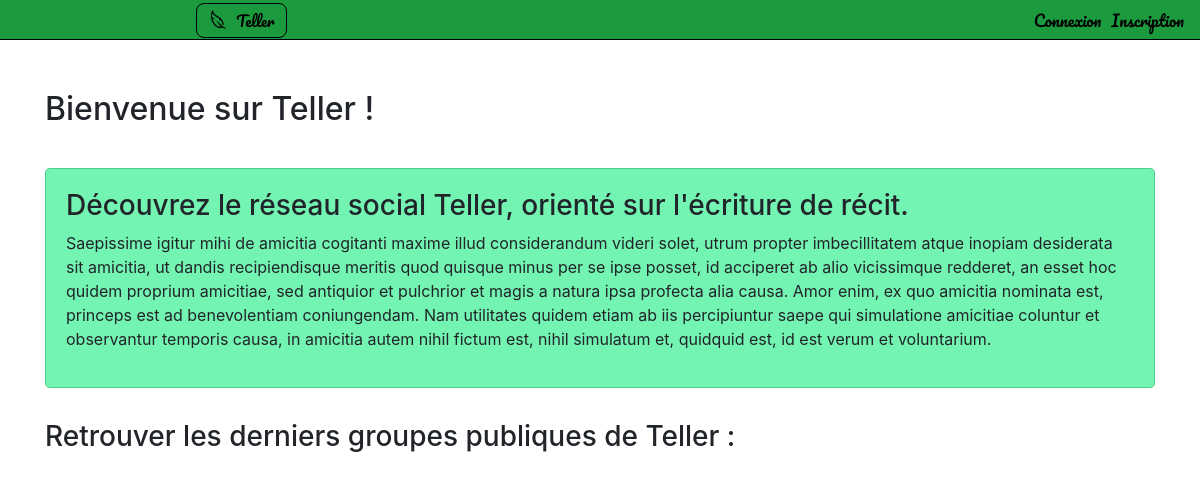
Before: / with the older database file.
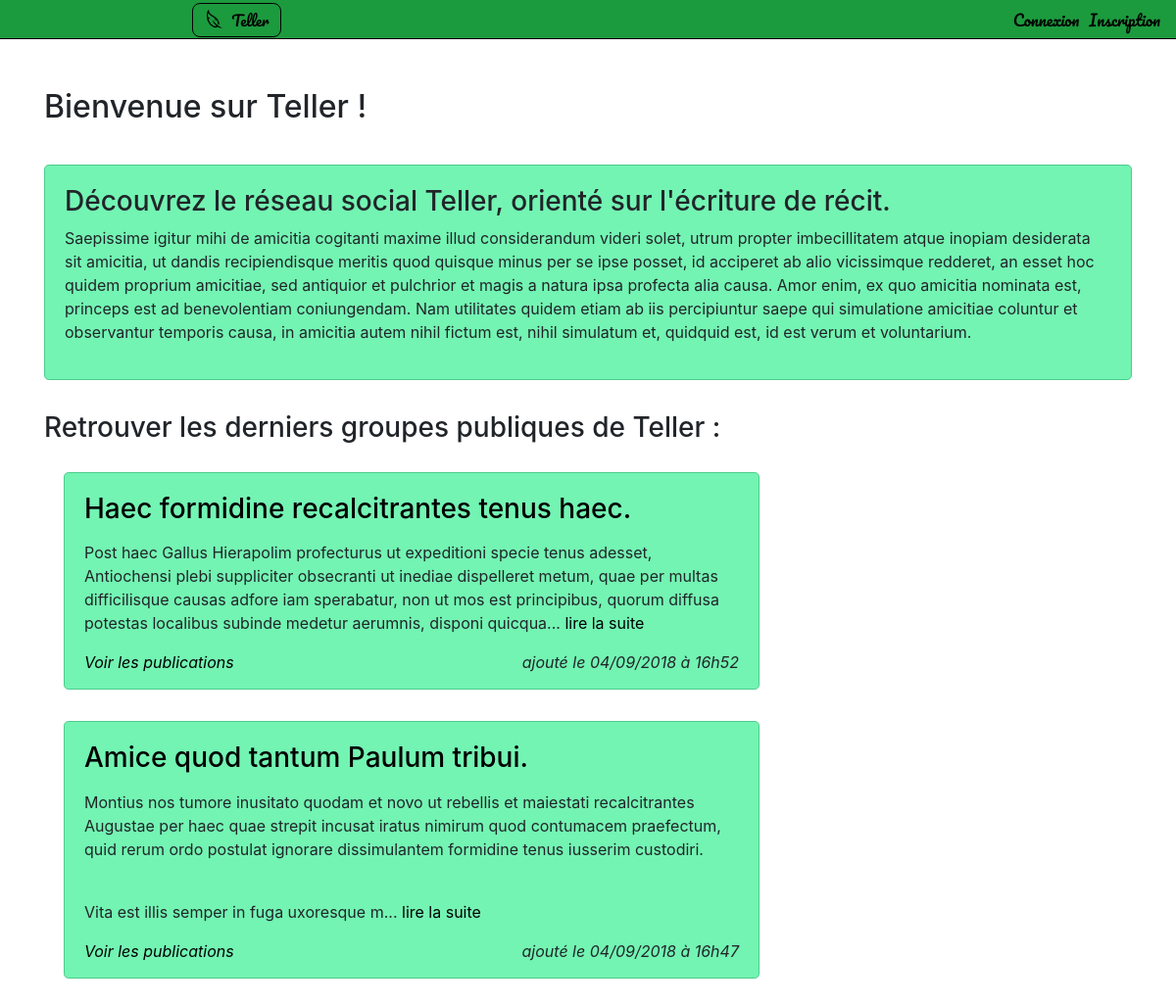
After: the same page with the newer database file.
### tables this page shows
CREATE TABLE IF NOT EXISTS `projet5_groups` (
  `id` int(11) NOT NULL AUTO_INCREMENT,
  `title` varchar(240) NOT NULL,
  `public` int(11) NOT NULL,
  `description` text NOT NULL,
  `creationDate` datetime NOT NULL,
  `lastUpdate` datetime NOT NULL,
  `nbPost` int(11) NOT NULL,
  `nbMember` int(11) NOT NULL,
  `linkCouvPicture` int(11) NOT NULL,
  PRIMARY KEY (`id`)
);

### controller/Frontend.php (called while the page is built, shortened)
<?php session_start();
class Frontend extends View {
	function __construct($view, $param = NULL)
    {
        	$this->$view($param);
    }
	public function mainPageView() {
		$groupCRUD = new GroupCRUD();
		$fiveGroup = $groupCRUD->readFivePublic();
		require('view/frontend/mainPageView.php');
	}
}

### index.php (called while the page is built, shortened)
<?php
try {
    if (isset($_GET['action'])) {
        $index = new Action($_GET['action']);
    } else {
        $frontend = new Frontend('mainPageView');
    }
}
catch(Exception $e) {
    echo 'Erreur : ' . $e->getMessage();
}
?>

### controller/CRUD/GroupCRUD.php (called while the page is built, shortened)
<?php
	require_once('model/DBAccess.php');
	require_once('model/Group.php');
	require_once('model/GroupManager.php');
class GroupCRUD {
	public function readFivePublic() {
		$groupManager = new GroupManager();
		$fiveGroup = $groupManager->getFive();
		if ($fiveGroup) {
			return $fiveGroup;
		}
	}
}

### model/DBAccess.php (called while the page is built, shortened)
<?php
abstract class DBAccess {
	public function __construct()
	{
		$db = new PDO('mysql:host=localhost;dbname=projet5', 'root', '');
		$this->db = $db;
	}
}

### model/GroupManager.php (called while the page is built, shortened)
<?php
class GroupManager extends DBAccess {
  public function getFive()
  {
    $groups = [];
    $q = $this->db->query('SELECT id, title, public, description, DATE_FORMAT(creationDate, \'%d/%m/%Y à %Hh%i\') AS creationDate, DATE_FORMAT(lastUpdate, \'%d/%m/%Y à %Hh%i\'), nbPost, nbMember, linkCouvPicture AS lastUpdate, nbPost FROM projet5_groups WHERE public = 1 ORDER BY lastUpdate DESC LIMIT 0, 5');
    while ($data = $q->fetch(PDO::FETCH_ASSOC))
    {
      $groups[] = new Group($data);
    }
    return $groups;
  }
}

### model/Group.php (called while the page is built, shortened)
<?php
class Group
{
	protected $id,
	$title,
	$public,
	$creationDate,
	$lastUpdate,
	$nbPost,
	$nbMember,
	$description,
	$linkCouvPicture;
	public function hydrate(array $data)
  	{
    	foreach ($data as $key => $value)
    	{
     	 	$method = 'set'.ucfirst($key);
      	}
    }
  	public function getId()
  	{
 	 	return $this->id;
 	}
 	public function getTitle()
  	{
 	 	return $this->title;
 	}
  	public function getDescription()
  	{
 	  	return $this->description;
  	}
  	public function getCreationDate()
  	{
 	  	return $this->creationDate;
  	}
	public function setId($id)
	{
	    $id = (int) $id;
	    if ($id >= 0)
	    {
	      $this->id = $id;
	    }
	}
  	public function setTitle($title)
	{
	    if (is_string($title) && strlen($title) < 240)
	    {
	       $this->title = $title;
	    }
	}
	public function setDescription($description)
	{
	    if (is_string($description))
	    {
	       $this->description = $description;
	    }
	}
	public function setCreationDate($creationDate)
	{
	    if (is_string($creationDate))
	    {
	      $this->creationDate = $creationDate;
	    }
	}
	public function setPublic($public)
	{
	    $public = (int) $public;
	}
	public function setNbPost($nbPost)
	{
	    $nbPost = (int) $nbPost;
	}
	public function setNbMember($nbMember)
	{
	    $nbMember = (int) $nbMember;
	}
}

### view/frontend/mainPageView.php (the view, shortened to what this page needs)
<section  id="main-page" class="groupView">
<div id="contents" class="container">
  <h2>Bienvenue <?php if (isset($_SESSION['pseudo'])) { echo $_SESSION['pseudo']; } ?> sur Teller !</h2>
<div id='presentation' class="jumbotron">
        <h3>Découvrez le réseau social Teller, orienté sur l'écriture de récit.</h3>
        <p> Saepissime igitur mihi de amicitia cogitanti maxime illud considerandum videri solet, utrum propter imbecillitatem atque inopiam desiderata sit amicitia, ut dandis recipiendisque meritis quod quisque minus per se ipse posset, id acciperet ab alio vicissimque redderet, an esset hoc quidem proprium amicitiae, sed antiquior et pulchrior et magis a natura ipsa profecta alia causa. Amor enim, ex quo amicitia nominata est, princeps est ad benevolentiam coniungendam. Nam utilitates quidem etiam ab iis percipiuntur saepe qui simulatione amicitiae coluntur et observantur temporis causa, in amicitia autem nihil fictum est, nihil simulatum et, quidquid est, id est verum et voluntarium.</p>
  </div>
  <h3>Retrouver les derniers groupes publiques de Teller : </h3>
    <div class="row">
        <div id="lastFivePublic" class="col-lg-8 col-md-7 col-xs-12">
            <?php foreach ($fiveGroup as $data) { ?>
                <div class="articleBox jumbotron">
                    <a href="index.php?action=group&amp;id=<?= $data->getId() ?>"><h3><?= $data->getTitle() ?></h3></a>
                    <p id="postPreView">
                        <?= nl2br(htmlspecialchars_decode(substr($data->getDescription(), 0, 320).'...')) ?>
                        <a href="index.php?action=article&amp;id=<?= $data->getId() ?>"> lire la suite</a><br />
                    </p>
                                            <em><a class="postLink" href="index.php?action=article&amp;id=<?= $data->getId() ?>#commentSpace">Voir les publications</a></em>
                    <em class="creationDate">ajouté le <?= $data->getCreationDate() ?></em>
                </div>
            <?php } ?>
        </div>
     </div>
</div>
</section>
<?php $content = ob_get_clean(); ?>
<?php require('view/template.php'); ?>

### view/template.php (shortened to what this page needs)
<!DOCTYPE html>
<html>
    <head>
        <link href="vendor/bootstrap/css/bootstrap.min.css" rel="stylesheet" />
        <link href="public/css/styles.css" rel="stylesheet" />
        <link rel="stylesheet" href="https://use.fontawesome.com/releases/v5.3.1/css/all.css">
    </head>
    <body>
    	<?php require("view/include/navbar.php");?>
            <?= $content ?>
    </body>
</html>

### view/include/navbar.php
<header>
	<nav id="navbar" class="navbar navbar-default">
		<div id="teller">
			<a href="index.php">
				<img id="logo-teller" src="public/pictures/logo/logo_Plume.png" alt="logo de teller">
				<h1 class="navbar-text">Teller</h1>
			</a>
		</div>
		<div class="loger">
			<?php if (isset($_SESSION['pseudo'])) { ?>
				<a class="navbar-link" href="index.php?action=newGroup"><div class="navbloc">Nouveau groupe</div></a>
				<a class="navbar-link" href="index.php?action=myGroup"><div class="navbloc">Mes groupes</div></a>
				<a class="navbar-link" href="index.php?action=myFriend"><div class="navbloc">Mes amis</div></a>
				<a class="navbar-link" href="index.php?action=backOffice"><div class="navbloc">Paramètre du compte</div></a>
				<a class="navbar-link" href="index.php?action=logOut"><div class="navbloc">Déconnexion</div></a>
			<?php } else {?>
				<a class="navbar-link" href="index.php?action=login"><div class="navbloc">Connexion</div></a>
				<a class="navbar-link" href="index.php?action=inscription"><div class="navbloc">Inscription</div></a>
			<?php } ?>
		</div>
	</nav>
</header>

### public/css/styles.css (style rules this page uses)
a { color: black; }
h2 { margin-bottom: 40px; }
#contents h2 { padding-top : 50px; }
#logo-teller { margin-top: -7px; height: 27px; width: 27px; }
#teller { border: black solid 1.2px; border-radius: 8px; height: 35px; padding-left: 8px; padding-right: 12px; }
#teller a { color: black; font-family: 'Pacifico', cursive; }
.navbar-text { font-size: 15px; font-family: 'Pacifico', cursive; }
header { position: fixed; top: 0px; height: 40px; width: 100%; background-color: #1C9A3E; z-index: 10; border-bottom : solid black 1px; }
.loger { display: flex; }
.loger a { height: 40px; padding-left: 10px; line-height: 40px; color: black; font-family: 'Pacifico', cursive; }
#navbar { margin-left: 180px; padding-top : 0px; }
#contents { margin-top: 40px; }
.groupView .jumbotron { background-color: white; }
.jumbotron { padding: 10px; border : solid #cccccc 0.5px; }
.creationDate { float: right; }
#main-page .jumbotron { background-color: #73f4b3; border : solid #4dcc8c 1px; padding: 20px; }
#lastFivePublic .jumbotron { margin-left: 20px; margin-top: 20px; padding-bottom: 15px }

Changed rows visible on the page:
added projet5_groups: title "Haec formidine recalcitrantes tenus haec.", description "Post haec Gallus Hierapolim profecturus ut expeditioni specie tenus adesset, Antiochensi plebi suppliciter obsecranti ut inediae dispelleret metum, quae per multas difficilisque causas adfore iam sperabatur, non ut mos est principibus, quorum diffusa potestas localibus subinde medetur aerumnis, disponi quicqua...", CreationDate "04/09/2018 à 16h52"
added projet5_groups: title "Amice quod tantum Paulum tribui.", description "Montius nos tumore inusitato quodam et novo ut rebellis et maiestati recalcitrantes Augustae per haec quae strepit incusat iratus nimirum quod contumacem praefectum, quid rerum ordo postulat ignorare dissimulantem formidine tenus iusserim custodiri. Vita est illis semper in fuga uxoresque m...", CreationDate "04/09/2018 à 16h47"
